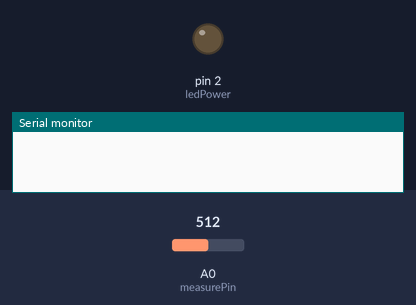
The sketch below on a simulated Arduino Uno, built for the host (arithmetic inside an expression is 32-bit, double 64-bit). Shown: output pins drawn as LEDs (lit = HIGH), the last lines printed to the serial monitor. The test bench sets the inputs (shaded band); at power-on: A0 (measurePin) = 512. WiFi joins after 1.5 s; servers stay silent unless stated; no MQTT or app messages arrive unless stated.

Above: at 0.0 s.
At 1.6 s:
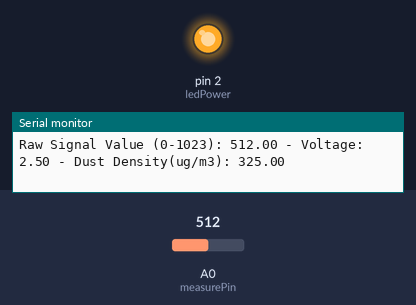
Timing chart, 0 to 3.1 s (numbered marks = the images above):
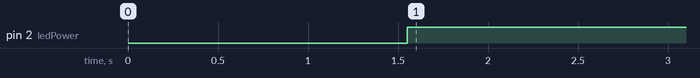

The sketch:

dustSensor.ino
```cpp
#include <SPI.h>
#include <Ethernet.h>
#include <PubSubClient.h>
#include <stdlib.h>

// 참고 : http://arduinodev.woofex.net/2012/12/01/standalone-sharp-dust-sensor/
// gp2y1010 스펙 : https://www.sparkfun.com/datasheets/Sensors/gp2y1010au_e.pdf

int measurePin = 0; //측정된 먼지데이타를 읽는 핀.
int ledPower = 2; //LED 핀

int samplingTime = 280;
int deltaTime = 40;
int sleepTime = 9680;

float voMeasured = 0;
float calcVoltage = 0;
float dustDensity = 0;

// Update these with values suitable for your network.
byte mac[] = { 0xDE, 0xED, 0xBA, 0xFE, 0xFE, 0xED };
byte server[] = { 175, 209, 8, 188 };
byte ip[] = { 192,168,0,101 };

float total =0.0;
float average = 0.0;
int i = 0;
boolean result = false;
//float to string 전환용 버퍼
char buffer[10];
char msg[512];
//byte buf[1024];
byte message[230] = "123456789";

unsigned int size = 230;


void callback(char* topic, byte* payload, unsigned int length) {
  // handle message arrived
}

EthernetClient ethClient;
PubSubClient client(server, 1883, callback, ethClient);

void setup()
{
  Serial.begin(9600);
  //Ethernet.begin(mac, ip);
  Ethernet.begin(mac);
  if (client.connect("dustSensor")) {
    //client.publish("user/XXX","hello world");
    //client.subscribe("inTopic");
  }
  pinMode(ledPower,OUTPUT);
}

void loop()
{
  //먼지 밀도 초기화
  dustDensity = 0.0;
  result = false;

  digitalWrite(ledPower,LOW); // power on the LED
  delayMicroseconds(samplingTime);

  voMeasured = analogRead(measurePin); // read the dust value

  delayMicroseconds(deltaTime);
  digitalWrite(ledPower,HIGH); // turn the LED off
  delayMicroseconds(sleepTime);

  // 0 - 5.0V mapped to 0 - 1023 integer values
  // recover voltage
  calcVoltage = voMeasured * (5.0 / 1024.0);

  // 먼지센서 스펙상 전압이 0.58823529 이상되어야함
  if(calcVoltage > 0.58823529)
  {
    // linear eqaution taken from http://www.howmuchsnow.com/arduino/airquality/
    // Chris Nafis (c) 2012
    dustDensity = (0.17 * calcVoltage - 0.1) * 1000;
  }


  Serial.print("Raw Signal Value (0-1023): ");
  Serial.print(voMeasured);

  Serial.print(" - Voltage: ");
  Serial.print(calcVoltage);

  Serial.print(" - Dust Density(ug/m3): ");
  Serial.println(dustDensity);
  total += dustDensity;
  i++;
  if(i > 360) // 한시간 주기로 측정평균값 푸시
  {
    // 평균값을 구한다.
    average = total / (i);
    Serial.print(" - average: ");
    Serial.print(average);
    Serial.print(" - count : ");
    Serial.println(i);
    //String dataMsg = "{\"t\":";
    //dataMsg.concat(dtostrf(average, 3, 2, buffer));
    //dataMsg.concat("}");
    //dataMsg.toCharArray(msg, dataMsg.length()+1);
    //sensorClient.publish(topic, msg);
    String dataMsg1 = "{'notification': {'notificationStyle': 2, 'contentTitle': '','contentText':'먼지측정 : ";
    String dataMsg2 = "(ug/m3)', 'ticker':'먼지 측정 : ";
    String dataMsg3 = "(ug/m3)' ,'summaryText':'', 'image':'', 'contentUri':''}}";
    //dtostrf(FLOAT,WIDTH,PRECSISION,BUFFER);
    // 문자열크기에 제한이 있음 220 이상 오버플로우 남..
    String dataMsg4 = dataMsg1 + dtostrf(average, 3, 2, buffer) + dataMsg2 + dtostrf(average, 3, 2, buffer) + dataMsg3;
    Serial.print(" - dataMsg.length: ");
    Serial.println(dataMsg4.length());

    // char 메소드
    dataMsg4.toCharArray(msg, dataMsg4.length()+1);
    // 먼지 측정 데이터를 푸시한다.
    result = client.publish((char*)"user/1c45de7cc1daa896bfd32dc", msg);
    //result = client.publish("user/1c45de7cc1daa896bfd32dc", message, size);
    Serial.print(" - push result: ");
    Serial.println(result);
    // bytes 메소드
    //dataMsg4.getBytes(buf,dataMsg4.length()+1);
    //client.publish((char*)"user/1c45de7cc1daa896bfd32dc", buf, dataMsg4.length());
    i = 0;
    total = 0.0;
  }


  // 샘플링주기 10초
  delay(10000);
  client.loop();
}
```

Measured:
- by itself, pin 2 (ledPower): LOW → HIGH at 1.6 s
